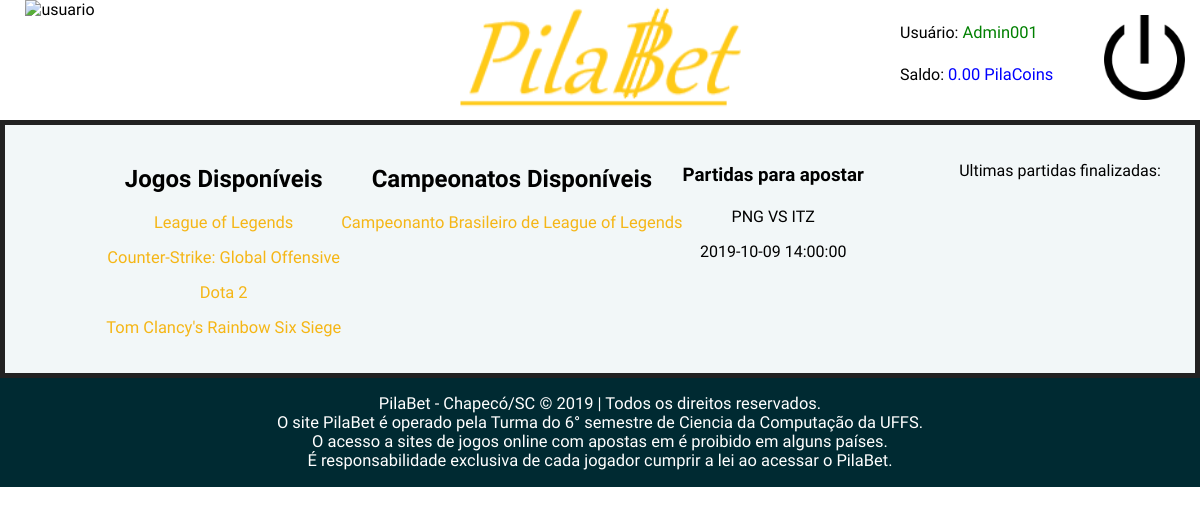
Page /index.php?idGame=1&idCamp=1 (signed in) on the committed database.
### tables this page shows
CREATE TABLE games (
    id_game INTEGER auto_increment,
    nome varchar(100) not null,
	constraint games primary key(id_game)
);

CREATE TABLE campeonatos (
    id_camp INTEGER auto_increment,
    tipo_camp INTEGER not null,
    nome varchar(100) not null,
    sigla varchar(6) not null,
    horario_inicio date not null,
    horario_termino date not null,
    id_game INTEGER not null,
	constraint campeonatos primary key(id_camp),
    constraint fk_campeonatos_games foreign key (id_game) references games(id_game)
);

CREATE TABLE partidas (
    id_partida INTEGER auto_increment,
    horario_inicio timestamp not null,
    horario_termino timestamp not null,
    id_equipe1 INTEGER not null,
    id_equipe2 INTEGER not null,
    pontos_equipe1 INTEGER,
    pontos_equipe2 INTEGER,
    data_cadastro timestamp not null,
    id_camp INTEGER not null,
	constraint partidas primary key(id_partida)
);

CREATE TABLE equipes (
    id_equipe INTEGER auto_increment,
    nome varchar(100) not null,
    id_game INTEGER not null,
    sigla varchar(3) not null,
	constraint equipes primary key(id_equipe),
    constraint fk_equipes_games foreign key (id_game) references games(id_game)
);

### includes/lista_esports.php (the view, shortened to what this page needs)
<?php
include "conexao.php";
?>
<section class = "lista_esports">
	<div class="jogos_disponiveis">
		<h2>Jogos Disponíveis</h2>
		<div class="lista_jogo">
		<?php
		$statement = $conexao->prepare("select id_game, nome from games");
		$statement->execute();
		$assoc = $statement->get_result();
		while ($res = $assoc->fetch_assoc()){
			echo '<p><a href="index.php?idGame='.$res['id_game'].'" > '.$res['nome'].' </a> </p>';
		}
		?>
		</div>
	</div>
</section>

### includes/lista_camp.php (shortened to what this page needs)
<?php
include "conexao.php";
if(isset($_GET['idGame'])){
    $idGame = $_GET['idGame'];
    ?>
    <section class="lista_camp">
    <div class="campeonatos_disponiveis">
        <h2>Campeonatos Disponíveis</h2>
        <div class="lista_campeonatos">
        <?php
        $statement = $conexao->prepare("SELECT DISTINCT a.id_camp, a.nome, a.sigla from campeonatos as a join games where a.id_game = $idGame;");
        $statement->execute();
        $assoc = $statement->get_result();
        while ($res = $assoc->fetch_assoc()){
            echo '<p><a href="index.php?idGame='.$idGame.'&idCamp='.$res['id_camp'].'" > '.$res['nome'].' </a> </p>';
        }
        ?>
        </div>
    </div>
</section>
<?php
}else{
}
?>

### includes/lista_partidas.php (shortened to what this page needs)
<?php
include "conexao.php";
if(isset($_GET['idCamp'])){
    ?>
    <section class="lista_partidas">
        <?php
        $idCamp = $_GET['idCamp'];
        $statement = $conexao->prepare("SELECT  * from partidas as a where a.id_camp = $idCamp");
	$statement->execute();
        $assoc = $statement->get_result();
	while ($resultado = $assoc->fetch_assoc()){?>
        <div class="partida">
	<h3>Partidas para apostar</h3>
        <?php
	$partida = $resultado['id_partida'];
	$sql = " select * from partidas WHERE id_partida = $partida";
	$res = mysqli_query($conexao, $sql);
        $partida = mysqli_fetch_array($res);
        ?>
        <?php
        $equipe1 = $partida['id_equipe1'];
        $sql = " select * from equipes WHERE id_equipe = $equipe1";
        $equipe1 = mysqli_query($conexao, $sql);
        $equipe1 = mysqli_fetch_array($equipe1);
        $equipe2 = $partida['id_equipe2'];
        $sql = " select * from equipes WHERE id_equipe = $equipe2";
        $equipe2 = mysqli_query($conexao, $sql);
	$equipe2 = mysqli_fetch_array($equipe2);
	echo ''.$equipe1['sigla'].' VS '.$equipe2['sigla'].'<p> '.$partida['horario_termino'].'</p>';?>
        </div>
	<?php
    }?>
</section>
<?php
}?>

### css/header.css (style rules this page uses)
* { box-sizing: border-box; font-family: 'Scada', sans-serif; }
a { text-decoration: none; color: #f5b616; font-size: 1.03em; }
body { padding: 0; margin: 0; }

### rows in the picture
games: nome "League of Legends"
games: nome "Counter-Strike: Global Offensive"
games: nome "Dota 2"
games: nome "Tom Clancy's Rainbow Six Siege"
campeonatos: nome "Campeonanto Brasileiro de League of Legends"
partidas: equipes.sigla "PNG", equipes.sigla "ITZ", horario_termino "2019-10-09 14:00:00"

### other values in the picture
$_SESSION["nome"] "Admin001"
$_SESSION["saldo"] "0.00"
